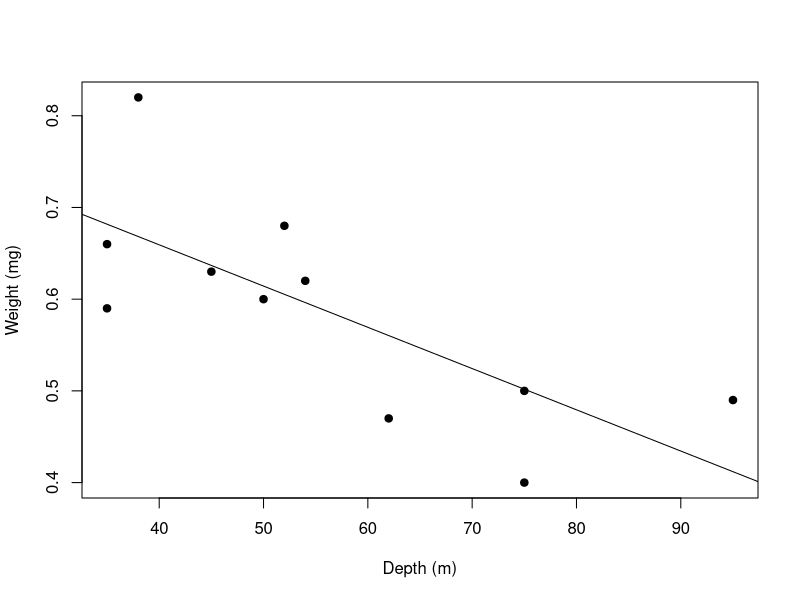
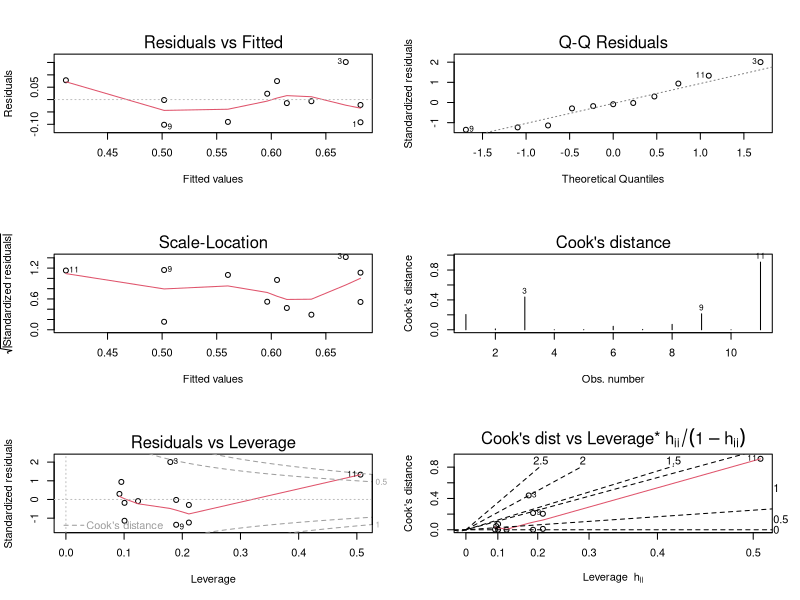

Here is the R script that generated these plots, in order:
# The population of the shrimp-like crustacean called Diporeia has been 
# virtually wiped out in large areas of the lakes. The cause of this elimination 
# is thought to be due to the relatively recent introduction of the Zebra mussel 
# into these lakes. In studying this problem Nalepa et al. (2000) examine the 
# effect of the depth (in meters) of water in southern Lake Michigan where the 
# Diporeia were found on the dry weight (in mg) of this crustacean. 

# The data
depth <- c(35, 35, 38, 45, 50, 52, 54, 62, 75, 75, 95)
weight <- c(0.59, 0.66, 0.82, 0.63, 0.60, 0.68, 0.62, 0.47, 0.40, 0.50, 0.49)

# Scatterplot
plot(weight ~ depth, 
     pch = 19, 
     xlab = "Depth (m)",
     ylab = "Weight (mg)")

# Simple correlation
cor(depth, weight)

# Fit an SLR model
slr <- lm(weight ~ depth)
abline(slr)

# Print model summary
summary(slr)

# Diagnostic plots
par(mfrow = c(3, 2))
plot(slr, which = 1L:6L)

# Predicted value
predict(slr, newdata = data.frame(depth = 40))

# Confidence interval for the mean response
predict(slr, newdata = data.frame(depth = 40), interval = "confidence")

# Prediction interval for a single new response
predict(slr, newdata = data.frame(depth = 40), interval = "prediction")
